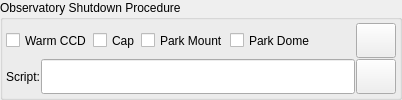
      <widget class="QGroupBox" name="shutdownGroupBox">
       <property name="sizePolicy">
        <sizepolicy hsizetype="Preferred" vsizetype="Preferred">
         <horstretch>0</horstretch>
         <verstretch>0</verstretch>
        </sizepolicy>
       </property>
       <property name="toolTip">
        <string>&lt;html&gt;&lt;head/&gt;&lt;body&gt;&lt;p&gt;One-time shutdown procedure to be executed after all scheduler jobs are completed. The script is executed &lt;span style=&quot; font-weight:600; text-decoration: underline;&quot;&gt;after&lt;/span&gt; the shutdown procedures (e.g. parking), if selected, are completed.&lt;/p&gt;&lt;/body&gt;&lt;/html&gt;</string>
       </property>
       <property name="title">
        <string>Observatory Shutdown Procedure</string>
       </property>
       <layout class="QVBoxLayout" name="verticalLayout_2">
        <property name="spacing">
         <number>1</number>
        </property>
        <property name="leftMargin">
         <number>3</number>
        </property>
        <property name="topMargin">
         <number>3</number>
        </property>
        <property name="rightMargin">
         <number>3</number>
        </property>
        <property name="bottomMargin">
         <number>3</number>
        </property>
        <item>
         <layout class="QHBoxLayout" name="horizontalLayout_3">
          <property name="spacing">
           <number>1</number>
          </property>
          <item>
           <widget class="QCheckBox" name="warmCCDCheck">
            <property name="enabled">
             <bool>true</bool>
            </property>
            <property name="sizePolicy">
             <sizepolicy hsizetype="Minimum" vsizetype="Preferred">
              <horstretch>0</horstretch>
              <verstretch>0</verstretch>
             </sizepolicy>
            </property>
            <property name="toolTip">
             <string>Turn off CCD cooler.</string>
            </property>
            <property name="text">
             <string>Warm CCD</string>
            </property>
            <attribute name="buttonGroup">
             <string notr="true">shutdownProcedureGroup</string>
            </attribute>
           </widget>
          </item>
          <item>
           <widget class="QCheckBox" name="capCheck">
            <property name="sizePolicy">
             <sizepolicy hsizetype="Minimum" vsizetype="Preferred">
              <horstretch>0</horstretch>
              <verstretch>0</verstretch>
             </sizepolicy>
            </property>
            <property name="toolTip">
             <string>Close dust cover</string>
            </property>
            <property name="text">
             <string>Cap</string>
            </property>
            <attribute name="buttonGroup">
             <string notr="true">shutdownProcedureGroup</string>
            </attribute>
           </widget>
          </item>
          <item>
           <widget class="QCheckBox" name="parkMountCheck">
            <property name="enabled">
             <bool>true</bool>
            </property>
            <property name="sizePolicy">
             <sizepolicy hsizetype="Minimum" vsizetype="Preferred">
              <horstretch>0</horstretch>
              <verstretch>0</verstretch>
             </sizepolicy>
            </property>
            <property name="toolTip">
             <string>Park telescope to home position.</string>
            </property>
            <property name="text">
             <string>Park Mount</string>
            </property>
            <attribute name="buttonGroup">
             <string notr="true">shutdownProcedureGroup</string>
            </attribute>
           </widget>
          </item>
          <item>
           <widget class="QCheckBox" name="parkDomeCheck">
            <property name="enabled">
             <bool>true</bool>
            </property>
            <property name="sizePolicy">
             <sizepolicy hsizetype="Minimum" vsizetype="Preferred">
              <horstretch>0</horstretch>
              <verstretch>0</verstretch>
             </sizepolicy>
            </property>
            <property name="toolTip">
             <string>Park dome to home position</string>
            </property>
            <property name="text">
             <string>Park Dome</string>
            </property>
            <attribute name="buttonGroup">
             <string notr="true">shutdownProcedureGroup</string>
            </attribute>
           </widget>
          </item>
          <item>
           <spacer name="horizontalSpacer_8">
            <property name="orientation">
             <enum>Qt::Horizontal</enum>
            </property>
            <property name="sizeHint" stdset="0">
             <size>
              <width>40</width>
              <height>20</height>
             </size>
            </property>
           </spacer>
          </item>
          <item>
           <widget class="QPushButton" name="shutdownB">
            <property name="sizePolicy">
             <sizepolicy hsizetype="Preferred" vsizetype="Preferred">
              <horstretch>0</horstretch>
              <verstretch>0</verstretch>
             </sizepolicy>
            </property>
            <property name="text">
             <string/>
            </property>
           </widget>
          </item>
         </layout>
        </item>
        <item>
         <layout class="QHBoxLayout" name="horizontalLayout">
          <property name="spacing">
           <number>1</number>
          </property>
          <item>
           <widget class="QLabel" name="label_13">
            <property name="text">
             <string>Script:</string>
            </property>
           </widget>
          </item>
          <item>
           <widget class="QLineEdit" name="shutdownScript">
            <property name="sizePolicy">
             <sizepolicy hsizetype="MinimumExpanding" vsizetype="Preferred">
              <horstretch>0</horstretch>
              <verstretch>0</verstretch>
             </sizepolicy>
            </property>
            <property name="readOnly">
             <bool>false</bool>
            </property>
            <property name="clearButtonEnabled">
             <bool>true</bool>
            </property>
           </widget>
          </item>
          <item>
           <widget class="QPushButton" name="selectShutdownScriptB">
            <property name="sizePolicy">
             <sizepolicy hsizetype="Preferred" vsizetype="Preferred">
              <horstretch>0</horstretch>
              <verstretch>0</verstretch>
             </sizepolicy>
            </property>
            <property name="text">
             <string/>
            </property>
           </widget>
          </item>
         </layout>
        </item>
       </layout>
      </widget>
